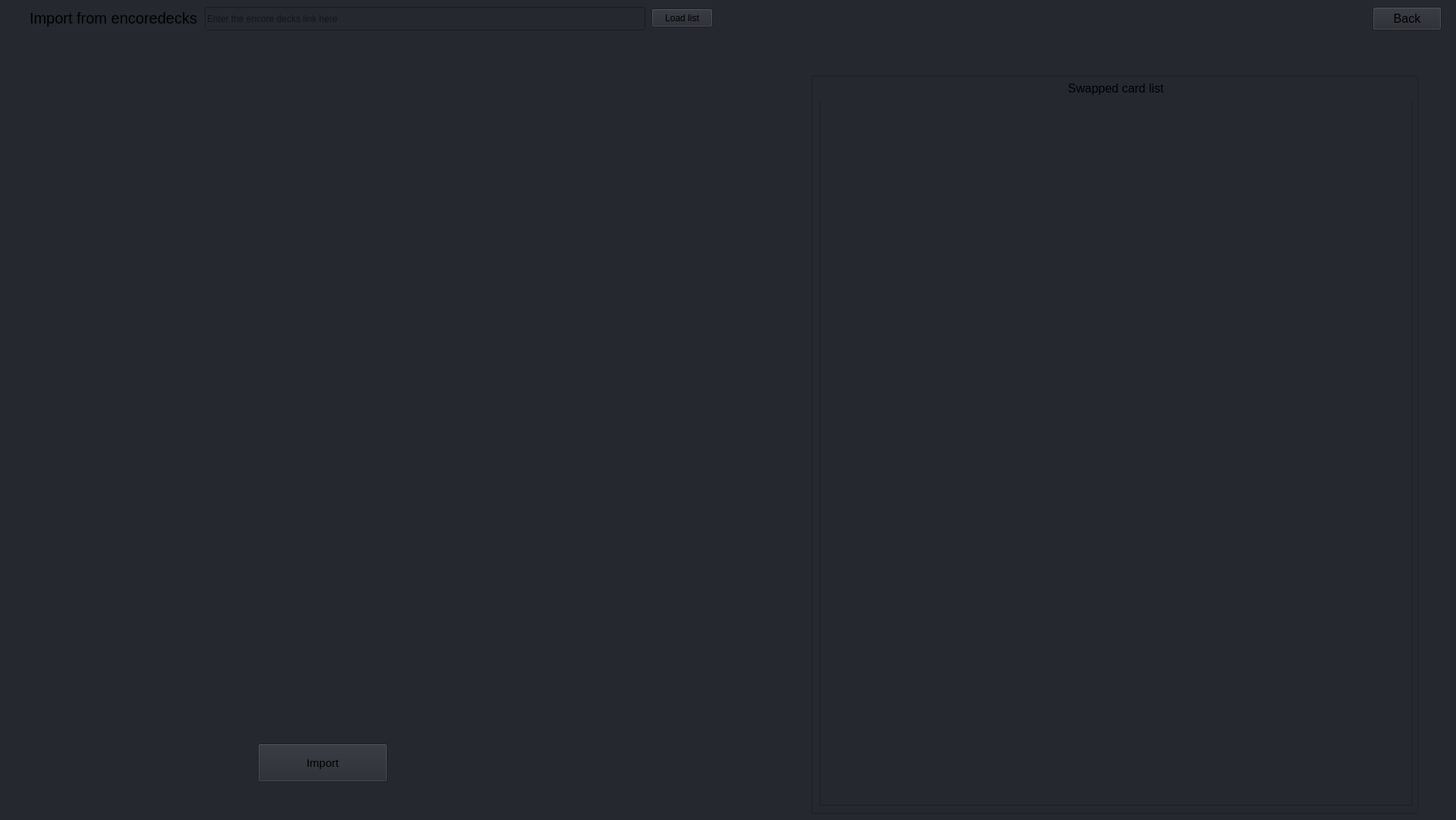
<?xml version="1.0" encoding="UTF-8"?>
<ui version="4.0">
 <class>importdeck</class>
 <widget class="QWidget" name="importdeck">
  <property name="geometry">
   <rect>
    <x>0</x>
    <y>0</y>
    <width>1920</width>
    <height>1081</height>
   </rect>
  </property>
  <property name="windowTitle">
   <string>Form</string>
  </property>
  <widget class="QWidget" name="ImportDeckWidget" native="true">
   <property name="enabled">
    <bool>true</bool>
   </property>
   <property name="geometry">
    <rect>
     <x>0</x>
     <y>0</y>
     <width>1921</width>
     <height>1081</height>
    </rect>
   </property>
   <property name="styleSheet">
    <string notr="true">background-color: rgb(38, 40, 47);</string>
   </property>
   <widget class="QWidget" name="topWidget" native="true">
    <property name="geometry">
     <rect>
      <x>0</x>
      <y>-1</y>
      <width>1921</width>
      <height>80</height>
     </rect>
    </property>
    <widget class="QPushButton" name="closeImportPanelButton">
     <property name="geometry">
      <rect>
       <x>1810</x>
       <y>10</y>
       <width>91</width>
       <height>31</height>
      </rect>
     </property>
     <property name="font">
      <font>
       <pointsize>12</pointsize>
      </font>
     </property>
     <property name="text">
      <string>Back</string>
     </property>
    </widget>
    <widget class="QPushButton" name="ImportButton">
     <property name="geometry">
      <rect>
       <x>859</x>
       <y>12</y>
       <width>81</width>
       <height>25</height>
      </rect>
     </property>
     <property name="text">
      <string>Load list</string>
     </property>
    </widget>
    <widget class="QLineEdit" name="EncoreDeckLinkField">
     <property name="geometry">
      <rect>
       <x>270</x>
       <y>10</y>
       <width>581</width>
       <height>31</height>
      </rect>
     </property>
     <property name="placeholderText">
      <string>Enter the encore decks link here</string>
     </property>
    </widget>
    <widget class="QLabel" name="label_3">
     <property name="geometry">
      <rect>
       <x>0</x>
       <y>10</y>
       <width>260</width>
       <height>30</height>
      </rect>
     </property>
     <property name="font">
      <font>
       <pointsize>15</pointsize>
      </font>
     </property>
     <property name="text">
      <string>Import from encoredecks</string>
     </property>
     <property name="alignment">
      <set>Qt::AlignmentFlag::AlignRight|Qt::AlignmentFlag::AlignTrailing|Qt::AlignmentFlag::AlignVCenter</set>
     </property>
    </widget>
   </widget>
   <widget class="QPushButton" name="startImport">
    <property name="geometry">
     <rect>
      <x>340</x>
      <y>980</y>
      <width>171</width>
      <height>51</height>
     </rect>
    </property>
    <property name="font">
     <font>
      <pointsize>11</pointsize>
     </font>
    </property>
    <property name="text">
     <string>Import</string>
    </property>
   </widget>
   <widget class="QScrollArea" name="scrollArea">
    <property name="enabled">
     <bool>true</bool>
    </property>
    <property name="geometry">
     <rect>
      <x>1070</x>
      <y>100</y>
      <width>800</width>
      <height>973</height>
     </rect>
    </property>
    <property name="widgetResizable">
     <bool>true</bool>
    </property>
    <widget class="QWidget" name="scrollAreaWidgetContents">
     <property name="geometry">
      <rect>
       <x>0</x>
       <y>0</y>
       <width>798</width>
       <height>971</height>
      </rect>
     </property>
     <widget class="QListWidget" name="cardComparisonWidget">
      <property name="geometry">
       <rect>
        <x>10</x>
        <y>30</y>
        <width>781</width>
        <height>931</height>
       </rect>
      </property>
     </widget>
     <widget class="QLabel" name="label">
      <property name="geometry">
       <rect>
        <x>10</x>
        <y>0</y>
        <width>781</width>
        <height>31</height>
       </rect>
      </property>
      <property name="font">
       <font>
        <pointsize>12</pointsize>
       </font>
      </property>
      <property name="text">
       <string>Swapped card list</string>
      </property>
      <property name="alignment">
       <set>Qt::AlignmentFlag::AlignCenter</set>
      </property>
     </widget>
    </widget>
   </widget>
   <widget class="QLabel" name="deckDateLabel">
    <property name="geometry">
     <rect>
      <x>130</x>
      <y>200</y>
      <width>571</width>
      <height>41</height>
     </rect>
    </property>
    <property name="font">
     <font>
      <pointsize>11</pointsize>
      <italic>true</italic>
     </font>
    </property>
    <property name="text">
     <string/>
    </property>
    <property name="alignment">
     <set>Qt::AlignmentFlag::AlignCenter</set>
    </property>
    <property name="wordWrap">
     <bool>true</bool>
    </property>
   </widget>
   <widget class="QLabel" name="deckNameLabel">
    <property name="geometry">
     <rect>
      <x>130</x>
      <y>160</y>
      <width>571</width>
      <height>41</height>
     </rect>
    </property>
    <property name="font">
     <font>
      <pointsize>12</pointsize>
     </font>
    </property>
    <property name="text">
     <string/>
    </property>
    <property name="alignment">
     <set>Qt::AlignmentFlag::AlignCenter</set>
    </property>
    <property name="wordWrap">
     <bool>true</bool>
    </property>
   </widget>
   <widget class="QLabel" name="importStatusLabel">
    <property name="geometry">
     <rect>
      <x>130</x>
      <y>350</y>
      <width>571</width>
      <height>160</height>
     </rect>
    </property>
    <property name="font">
     <font>
      <pointsize>11</pointsize>
      <italic>true</italic>
     </font>
    </property>
    <property name="text">
     <string/>
    </property>
    <property name="alignment">
     <set>Qt::AlignmentFlag::AlignCenter</set>
    </property>
    <property name="wordWrap">
     <bool>true</bool>
    </property>
   </widget>
  </widget>
 </widget>
 <resources/>
 <connections/>
</ui>
